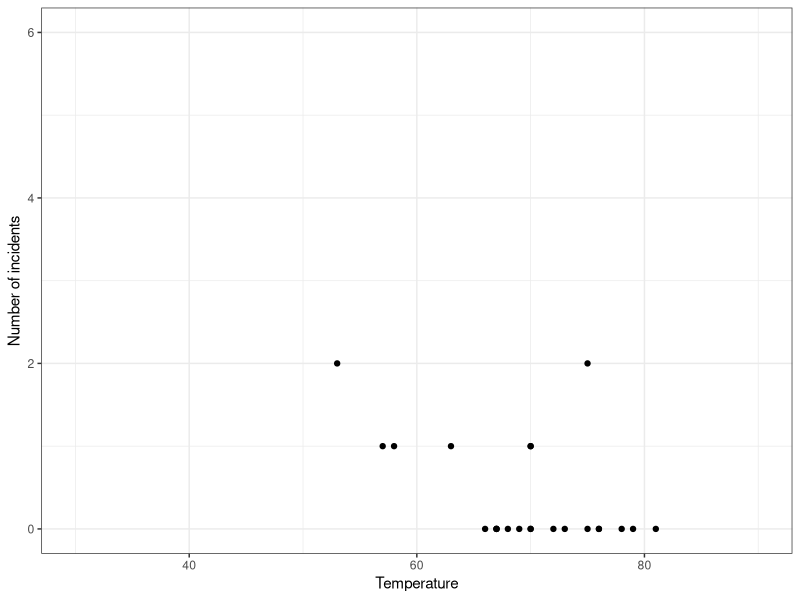
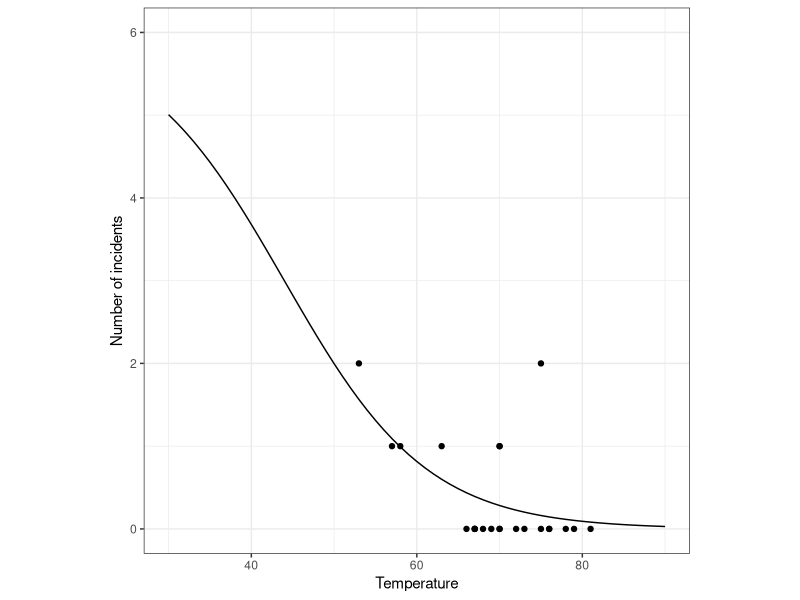
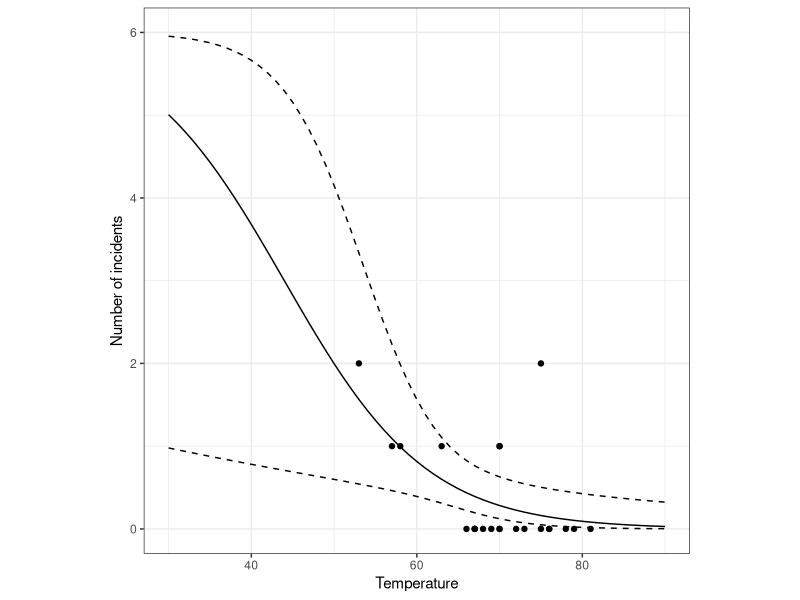

These charts were generated, in order, by the following R code:
## ---- chunk 1
knitr::opts_chunk$set(echo = TRUE)

# Chargement des librairies utilisées dans cette analyse
library(ggplot2)
## ---- chunk 2
# Données sur le système
Sys.info()

# Données sur R et les librairies chargées
sessionInfo()
## ---- chunk 3
data <- read.csv("data.csv")
data
## ---- chunk 4
ggplot(data=data, aes(x=Temperature, y=Malfunction)) +
  geom_point() +
  xlim(c(30,90)) + ylim(c(0,6)) +
  xlab("Temperature") + ylab("Number of incidents") +
  theme_bw()
## ---- chunk 5
logis_reg_binomial <- glm(data=data, Malfunction/Count ~ Temperature, weights=Count, 
                   family=binomial(link="logit"))
summary(logis_reg_binomial)
## ---- chunk 6
# Calculer les valeurs prédites par le modèle sur la gamme allant de 30 à 90°F
temp <- seq(30, 90)
preds_resp <- data.frame(fit=predict(logis_reg_binomial, list(Temperature=temp),
                                     type="response"))
preds_resp$temp <- temp

# La réponse étant sur l'échelle 0 à 1 (Malfunction/Count) on multiplie
# la réponse par 6 (valeur de Count) pour retrouve l'échelle initiale
ggplot(data=data, aes(x=Temperature, y=Malfunction)) +
  geom_point() +
  geom_line(data=preds_resp, aes(x=temp, y=fit*6)) +
  xlim(c(30,90)) + ylim(c(0,6)) +
  xlab("Temperature") + ylab("Number of incidents") +
  theme_bw() +
  theme(aspect.ratio=1)
## ---- chunk 7
# Pour calculer la bonne enveloppe de confiance on utilise l'option "se.fit=TRUE",
# mais il faut calculer les prédictions de l'erreur standard dans l'échelle linéaire
# du lien logit en choisissant l'option type="link"
preds_link <- predict(logis_reg_binomial, list(Temperature=temp),
                      type = "link", se.fit = TRUE)
preds_link$temp <- temp

upr <- preds_link$fit + (1.96 * preds_link$se.fit)
lwr <- preds_link$fit - (1.96 * preds_link$se.fit)
fit <- preds_link$fit

# Mainenant on utilise la fonction invers ("linkinv") pour convertir les valeurs
# dans l'échelle non linéaire de la réponse
upr2 <- logis_reg_binomial$family$linkinv(upr)
lwr2 <- logis_reg_binomial$family$linkinv(lwr)
# En utilisant la fonction inverse sur la prédiction de la réponse, on doit retrouver
# la même chose que ce que nous avons obtenu plus haut avec type="response"
fit2 <- logis_reg_binomial$family$linkinv(fit)

preds_2 <- data.frame(upr2=upr2, lwr2=lwr2, fit2=fit2)

ggplot(data=data, mapping=aes(x=Temperature, y=Malfunction)) + geom_point() +         
  geom_line(data=preds_2, aes(x=temp, y=fit2*6)) +
  geom_line(data=preds_2, aes(x=temp, y=upr2*6), linetype=2) + 
  geom_line(data=preds_2, aes(x=temp, y=lwr2*6), linetype=2) +
  xlim(c(30,90)) + ylim(c(0,6)) +
  xlab("Temperature") + ylab("Number of incidents") +
  theme_bw() +
  theme(aspect.ratio=1)
